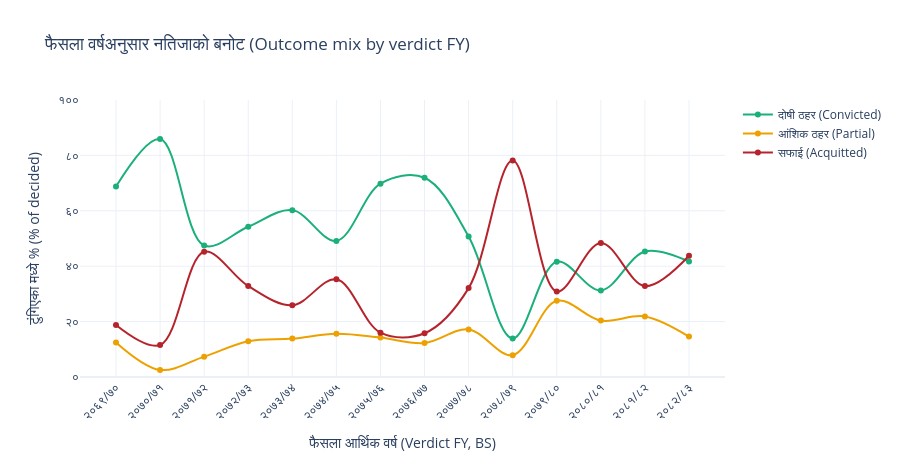

Notebook code for this chart:
### Markdown cell above
## 5. Over time — the court convicts far less than it used to

Grouped by **verdict** fiscal year. In the early years the court convicted 70–86% of what it decided;
by FY2078/79 that collapses to ~14% as a wave of acquittals lands, and it only partly recovers. Watch
the crimson **Acquitted** line cross above **Convicted**. (Smooth spline lines, matching the site.)

### Code cell
v = verdict_by_year.copy()
v["total"] = v.convicted + v.partial + v.acquitted
for c in ["convicted", "partial", "acquitted"]:
    v[c + "_pct"] = v[c] / v.total * 100
long = v.melt(id_vars="fiscal_year", value_vars=["convicted_pct", "partial_pct", "acquitted_pct"],
              var_name="outcome", value_name="pct")
long["outcome"] = long.outcome.map({"convicted_pct": L_CONV, "partial_pct": L_PART, "acquitted_pct": L_ACQ})
fig = px.line(long, x="fiscal_year", y="pct", color="outcome", markers=True, color_discrete_map=OUT,
              category_orders={"outcome": [L_CONV, L_PART, L_ACQ]}, line_shape="spline",
              title="फैसला वर्षअनुसार नतिजाको बनोट (Outcome mix by verdict FY)")
fig.update_layout(yaxis_title="टुंगिएका मध्ये % (% of decided)", legend_title="", height=460)
fy_axis(fig, v.fiscal_year, AX_VFY); pct_ticks(fig, "y")
fig

### Figure 1 — Plotly figure (JSON) as saved in the notebook; plotly's stock layout.template omitted (floating-point values rounded to 4 significant figures)
{"data": [{"hovertemplate": "outcome=दोषी ठहर (Convicted)<br>fiscal_year=%{x}<br>pct=%{y}<extra></extra>", "legendgroup": "दोषी ठहर (Convicted)", "line": {"color": "#1baf7a", "dash": "solid", "shape": "spline"}, "marker": {"symbol": "circle"}, "mode": "lines+markers", "name": "दोषी ठहर (Convicted)", "orientation": "v", "showlegend": true, "type": "scatter", "x": ["2069/70", "2070/71", "2071/72", "2072/73", "2073/74", "2074/75", "2075/76", "2076/77", "2077/78", "2078/79", "2079/80", "2080/81", "2081/82", "2082/83"], "xaxis": "x", "y": [68.75, 85.9, 47.46, 54.23, 60.24, 49.13, 69.78, 71.93, 50.75, 13.94, 41.64, 31.25, 45.31, 41.67], "yaxis": "y"}, {"hovertemplate": "outcome=आंशिक ठहर (Partial)<br>fiscal_year=%{x}<br>pct=%{y}<extra></extra>", "legendgroup": "आंशिक ठहर (Partial)", "line": {"color": "#eda100", "dash": "solid", "shape": "spline"}, "marker": {"symbol": "circle"}, "mode": "lines+markers", "name": "आंशिक ठहर (Partial)", "orientation": "v", "showlegend": true, "type": "scatter", "x": ["2069/70", "2070/71", "2071/72", "2072/73", "2073/74", "2074/75", "2075/76", "2076/77", "2077/78", "2078/79", "2079/80", "2080/81", "2081/82", "2082/83"], "xaxis": "x", "y": [12.5, 2.564, 7.345, 12.94, 13.86, 15.61, 14.22, 12.28, 17.16, 7.879, 27.51, 20.36, 21.88, 14.58], "yaxis": "y"}, {"hovertemplate": "outcome=सफाई (Acquitted)<br>fiscal_year=%{x}<br>pct=%{y}<extra></extra>", "legendgroup": "सफाई (Acquitted)", "line": {"color": "#B5242C", "dash": "solid", "shape": "spline"}, "marker": {"symbol": "circle"}, "mode": "lines+markers", "name": "सफाई (Acquitted)", "orientation": "v", "showlegend": true, "type": "scatter", "x": ["2069/70", "2070/71", "2071/72", "2072/73", "2073/74", "2074/75", "2075/76", "2076/77", "2077/78", "2078/79", "2079/80", "2080/81", "2081/82", "2082/83"], "xaxis": "x", "y": [18.75, 11.54, 45.2, 32.84, 25.9, 35.26, 16.0, 15.79, 32.09, 78.18, 30.86, 48.39, 32.81, 43.75], "yaxis": "y"}], "layout": {"height": 460, "legend": {"title": {"text": ""}, "tracegroupgap": 0}, "title": {"text": "फैसला वर्षअनुसार नतिजाको बनोट (Outcome mix by verdict FY)"}, "xaxis": {"anchor": "y", "domain": [0.0, 1.0], "tickangle": -45, "tickmode": "array", "ticktext": ["२०६९/७०", "२०७०/७१", "२०७१/७२", "२०७२/७३", "२०७३/७४", "२०७४/७५", "२०७५/७६", "२०७६/७७", "२०७७/७८", "२०७८/७९", "२०७९/८०", "२०८०/८१", "२०८१/८२", "२०८२/८३"], "tickvals": ["2069/70", "2070/71", "2071/72", "2072/73", "2073/74", "2074/75", "2075/76", "2076/77", "2077/78", "2078/79", "2079/80", "2080/81", "2081/82", "2082/83"], "title": {"text": "फैसला आर्थिक वर्ष (Verdict FY, BS)"}}, "yaxis": {"anchor": "x", "domain": [0.0, 1.0], "range": [0, 100], "tickmode": "array", "ticktext": ["०", "२०", "४०", "६०", "८०", "१००"], "tickvals": [0, 20, 40, 60, 80, 100], "title": {"text": "टुंगिएका मध्ये % (% of decided)"}}}}
